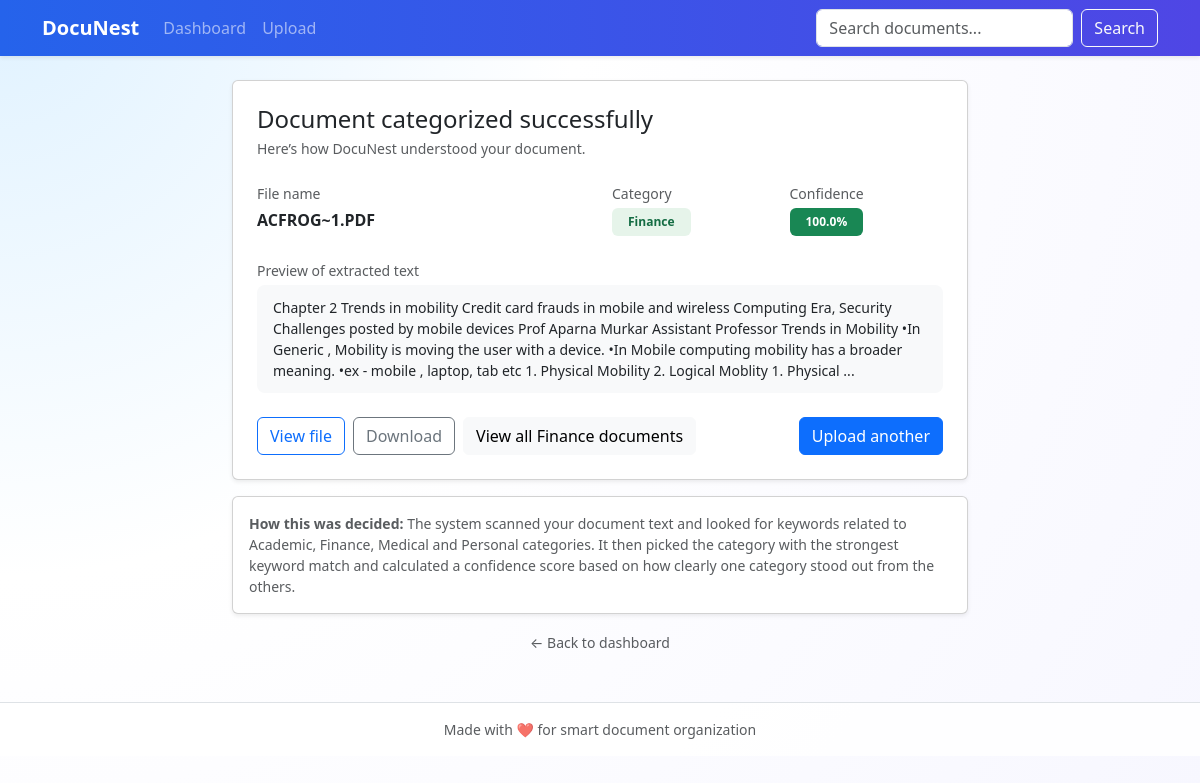
The page /result/1 on the database its author committed.
### tables this page shows
CREATE TABLE documents (
            id INTEGER PRIMARY KEY AUTOINCREMENT,
            file_name TEXT NOT NULL,
            original_filename TEXT NOT NULL,
            category TEXT NOT NULL,
            confidence REAL NOT NULL,
            upload_date TEXT NOT NULL,
            file_path TEXT NOT NULL,
            text_excerpt TEXT
        );

### app.py (the view)
    @app.route("/result/<int:doc_id>")
    def result(doc_id):
        db = get_db()
        doc = db.execute(
            "SELECT * FROM documents WHERE id = ?", (doc_id,)
        ).fetchone()
        if doc is None:
            flash("Document not found.", "danger")
            return redirect(url_for("index"))
        return render_template("result.html", doc=doc)

### app.py (called while the page is built)
def get_db():
    if "db" not in g:
        conn = sqlite3.connect(DB_PATH)
        conn.row_factory = sqlite3.Row
        g.db = conn
    return g.db

### templates/result.html
{% extends "base.html" %}
{% block content %}
<div class="row justify-content-center">
  <div class="col-lg-8">
    <div class="card shadow-sm mb-3">
      <div class="card-body p-4">
        <h4 class="card-title mb-1">Document categorized successfully</h4>
        <p class="text-muted small mb-4">Here’s how DocuNest understood your document.</p>
        <div class="row mb-4">
          <div class="col-md-6 mb-3 mb-md-0">
            <p class="text-muted small mb-1">File name</p>
            <p class="fw-semibold mb-0">{{ doc.original_filename }}</p>
          </div>
          <div class="col-md-3 mb-3 mb-md-0">
            <p class="text-muted small mb-1">Category</p>
            <span class="badge bg-tag-{{ doc.category | lower | replace(' ', '-') | default('secondary') }} px-3 py-2">
              {{ doc.category }}
            </span>
          </div>
          <div class="col-md-3">
            <p class="text-muted small mb-1">Confidence</p>
            <span class="badge bg-success px-3 py-2">{{ doc.confidence }}%</span>
          </div>
        </div>
        {% if doc.text_excerpt %}
        <div class="mb-4">
          <p class="text-muted small mb-1">Preview of extracted text</p>
          <div class="excerpt-box small">
            {{ doc.text_excerpt }}
          </div>
        </div>
        {% endif %}
        <div class="d-flex flex-wrap gap-2">
          <a href="{{ url_for('view_file', doc_id=doc.id) }}" class="btn btn-outline-primary" target="_blank">
            View file
          </a>
          <a href="{{ url_for('download', doc_id=doc.id) }}" class="btn btn-outline-secondary">
            Download
          </a>
          <a href="{{ url_for('category_view', category_name=doc.category) }}" class="btn btn-light">
            View all {{ doc.category }} documents
          </a>
          <a href="{{ url_for('upload') }}" class="btn btn-primary ms-auto">
            Upload another
          </a>
        </div>
      </div>
    </div>
    <div class="card shadow-sm">
      <div class="card-body small text-muted">
        <strong>How this was decided:</strong>
        The system scanned your document text and looked for keywords related to
        Academic, Finance, Medical and Personal categories. It then picked the
        category with the strongest keyword match and calculated a confidence
        score based on how clearly one category stood out from the others.
      </div>
    </div>
    <div class="text-center mt-3">
      <a href="{{ url_for('index') }}" class="text-decoration-none small text-muted">
        ← Back to dashboard
      </a>
    </div>
  </div>
</div>
{% endblock %}

### templates/base.html (shortened to what this page needs)
<!doctype html>
<html lang="en">
  <head>
    <link
      href="https://cdn.jsdelivr.net/npm/bootstrap@5.3.3/dist/css/bootstrap.min.css"
      rel="stylesheet"
    />
    <link rel="stylesheet" href="{{ url_for('static', filename='css/styles.css') }}" />
  </head>
  <body class="bg-light">
    <nav class="navbar navbar-expand-lg navbar-dark bg-primary shadow-sm">
      <div class="container">
        <a class="navbar-brand fw-bold" href="{{ url_for('index') }}">DocuNest</a>
        <div class="collapse navbar-collapse" id="navbarNav">
          <ul class="navbar-nav me-auto mb-2 mb-lg-0">
            <li class="nav-item">
              <a class="nav-link {% if request.endpoint == 'index' %}active{% endif %}" href="{{ url_for('index') }}"
                >Dashboard</a
              >
            </li>
            <li class="nav-item">
              <a class="nav-link {% if request.endpoint == 'upload' %}active{% endif %}" href="{{ url_for('upload') }}"
                >Upload</a
              >
            </li>
          </ul>
          <form class="d-flex" role="search" action="{{ url_for('search') }}">
            <input
              class="form-control me-2"
              type="search"
              placeholder="Search documents..."
              aria-label="Search"
              name="q"
              value="{{ request.args.get('q', '') }}"
            />
            <button class="btn btn-outline-light" type="submit">Search</button>
          </form>
        </div>
      </div>
    </nav>
    <main class="container py-4">
      {% block content %}{% endblock %}
    </main>
    <footer class="border-top py-3 mt-4 text-center text-muted small">
      Made with ❤️ for smart document organization
    </footer>
  </body>
</html>

### static/css/styles.css (style rules this page uses)
body { font-family: system-ui, -apple-system, BlinkMacSystemFont, "Segoe UI", sans-serif; }
.excerpt-box { border-radius: 0.5rem; background-color: #f8f9fa; padding: 0.75rem 1rem; max-height: 200px; overflow: auto; }
.bg-tag-finance { background-color: #e6f4ea; color: #146c43; }
footer { background-color: #ffffff; }
body { background: radial-gradient(circle at top left, #e0f2ff 0, #ffffff 40%, #f7f7ff 100%); min-height: 100vh; }
.navbar { background: linear-gradient(90deg, #2563eb, #4f46e5); }
footer { background-color: rgba(255, 255, 255, 0.9); }

### rows shown on the page
documents: original_filename "ACFROG~1.PDF", category "Finance", confidence "100.0", text_excerpt "Chapter 2 Trends in mobility Credit card frauds in mobile and wireless Computing Era, Security Challenges posted by mobile devices Prof Aparna Murkar Assistant Professor Trends in Mobility •In Generic , Mobility is moving the user with a device. •In Mobile computing mobility has a broader meaning. •ex - mobile , laptop, tab etc 1. Physical Mobility 2. Logical Moblity 1. Physical ..."
